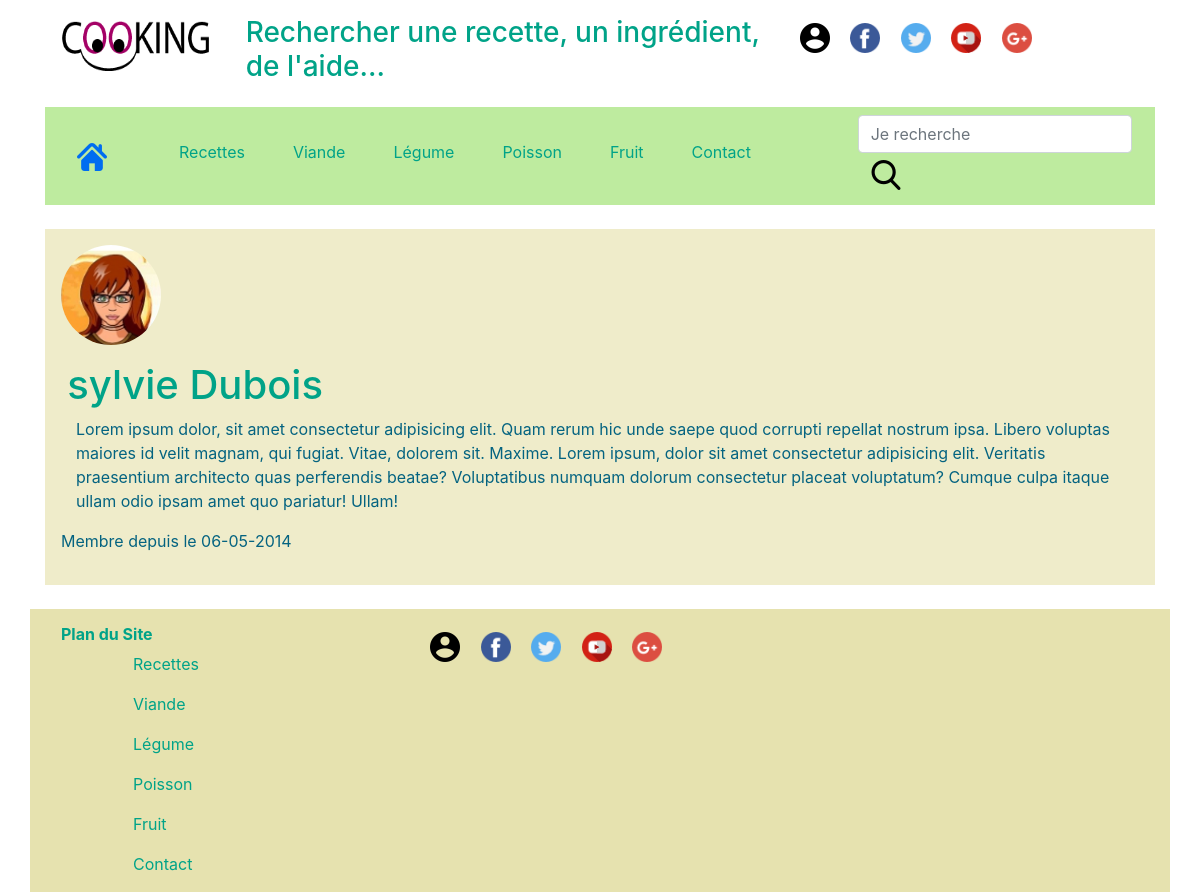
/membre-detail.php?idMembre=2, run on the app's committed database.
### tables this page shows
CREATE TABLE IF NOT EXISTS `membres` (
  `idMembre` int(11) NOT NULL AUTO_INCREMENT,
  `gravatar` varchar(100) DEFAULT NULL,
  `login` varchar(32) DEFAULT NULL,
  `password` varchar(40) DEFAULT NULL,
  `statut` varchar(20) DEFAULT NULL,
  `prenom` varchar(50) DEFAULT NULL,
  `nom` varchar(50) DEFAULT NULL,
  `dateCrea` timestamp NOT NULL DEFAULT CURRENT_TIMESTAMP ON UPDATE CURRENT_TIMESTAMP,
  PRIMARY KEY (`idMembre`)
);

### membre-detail.php (the view, shortened to what this page needs)
<?php
include 'header.php';
?>
    <br>
    <div class="container">
        <div style='background-color : #EFECCA; padding-bottom : 1em;'>
            <?php
            include 'auth.php';
            $myinputs = filter_input(INPUT_GET, 'idMembre', FILTER_SANITIZE_STRING);
                $result = $pdo->query("SELECT * FROM membres WHERE idMembre='$myinputs'");
                $membres = $result->fetch(PDO::FETCH_ASSOC);
                $gravatar = "photos/gravatars/".$membres['gravatar']."'";
                echo "<img class='rounded-circle' style='width : 100px; height : 100px; margin : 1em 1em 1em 1em;' src='".$gravatar.">";
                echo '<h1 style="margin-left: 2%;">'.$membres['prenom'].' '.$membres['nom'].'</h1>';
            ?>
            <div class="col-lg-12 col-sm-6">
            <p>Lorem ipsum dolor, sit amet consectetur adipisicing elit. Quam rerum hic unde saepe quod corrupti repellat nostrum ipsa. Libero voluptas maiores id velit magnam, qui fugiat. Vitae, dolorem sit. Maxime. Lorem ipsum, dolor sit amet consectetur adipisicing elit. Veritatis praesentium architecto quas perferendis beatae? Voluptatibus numquam dolorum consectetur placeat voluptatum? Cumque culpa itaque ullam odio ipsam amet quo pariatur! Ullam!</p>
            </div>
            <?php
            include 'auth.php';
            $myinputs = filter_input(INPUT_GET, 'idMembre');
                $result = $pdo->query("SELECT dateCrea FROM membres WHERE idMembre='$myinputs'");
                $membres = $result->fetch(PDO::FETCH_ASSOC);
                echo '<p>';
                $originalDate = $membres['dateCrea'];
                $newDate = date("d-m-Y", strtotime($originalDate));
                echo "Membre depuis le ".$newDate;
                echo '</p>';
            ?>
        </div>
    </div>
<?php
include 'footer.php';
?>

### style.css (style rules this page uses)
h6, h2, h1, h3, ul { color: #00A388; }
p, li { margin : 0.5em 1em 1em 1em; text-decoration: none; color: #046380; }

### data on the page
membres: gravatar (picture), prenom "sylvie", nom "Dubois", dateCrea "06-05-2014"
